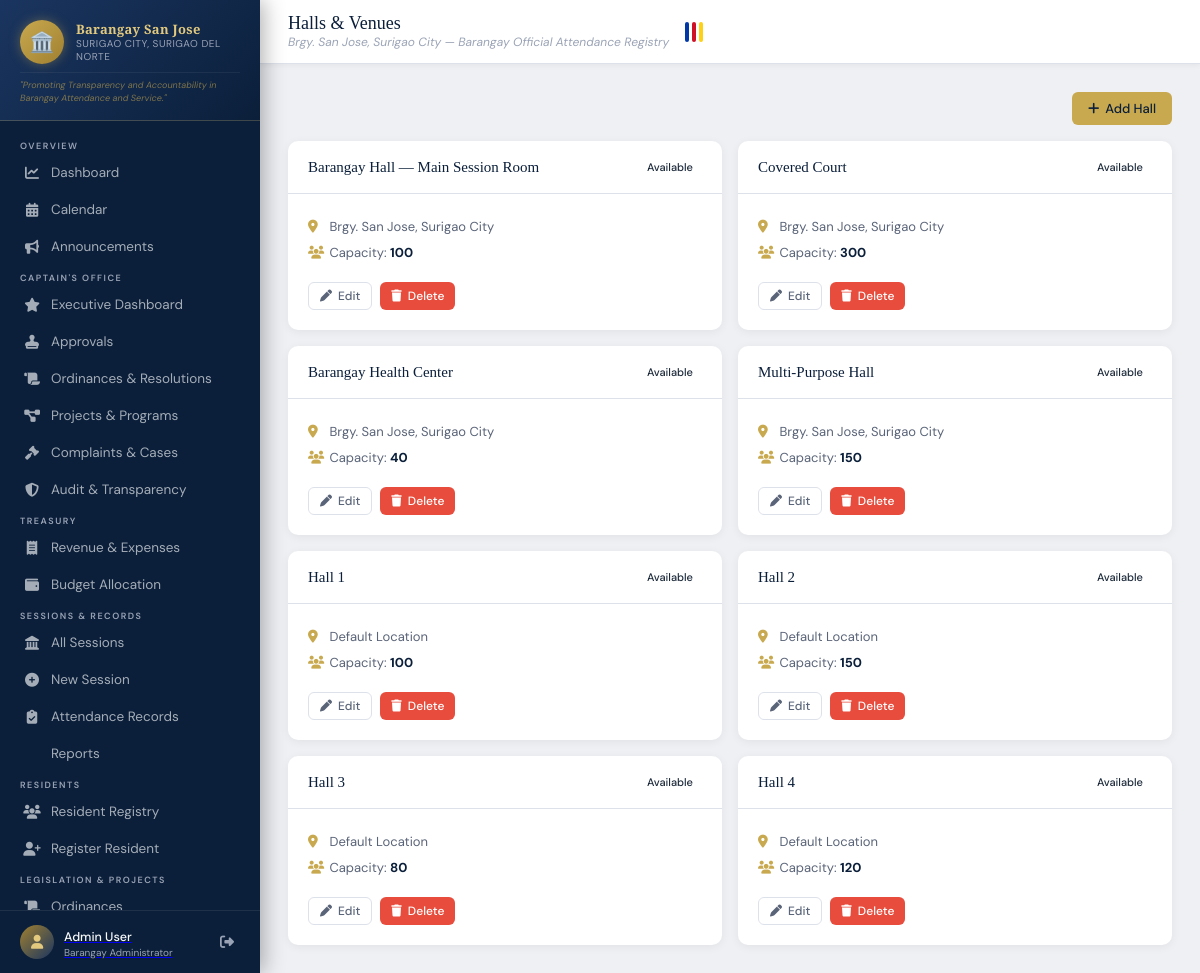
/halls/ (signed in), run on the app's committed database.
### attendance/models.py (models this page shows, shortened)
class UserProfile(models.Model):
    ROLE_CHOICES = [
        ('punong_barangay', 'Punong Barangay (Captain)'),
        ('admin', 'Barangay Administrator'),
        ('secretary', 'Barangay Secretary'),
        ('treasurer', 'Barangay Treasurer'),
        ('kagawad', 'Barangay Kagawad'),
        ('sb_chairperson', 'SB Chairperson'),
        ('tanod', 'Barangay Tanod'),
        ('bhw', 'Barangay Health Worker'),
        ('bns', 'Barangay Nutrition Scholar'),
        ('utility', 'Utility / Admin Staff'),
        ('staff', 'Barangay Staff'),
        ('viewer', 'Viewer'),
    ]
    COMMITTEE_CHOICES = [
        ('', 'None'),
        ('peace_order', 'Peace and Order'),
        ('health', 'Health and Sanitation'),
        ('education', 'Education'),
        ('infrastructure', 'Infrastructure'),
        ('livelihood', 'Livelihood'),
        ('environment', 'Environment'),
        ('youth', 'Youth and Sports'),
        ('women', "Women's Affairs"),
        ('senior', 'Senior Citizens'),
        ('finance', 'Finance and Budget'),
    ]
    user = models.OneToOneField(User, on_delete=models.CASCADE, related_name='profile')
    role = models.CharField(max_length=30, choices=ROLE_CHOICES, default='viewer')
    contact_number = models.CharField(max_length=15, blank=True)
    position = models.CharField(max_length=100, blank=True)
    committee = models.CharField(max_length=30, choices=COMMITTEE_CHOICES, blank=True)
    avatar = models.ImageField(upload_to='avatars/', blank=True, null=True)
    is_active = models.BooleanField(default=True)
    created_at = models.DateTimeField(auto_now_add=True)
    class Meta:
        verbose_name = "User Profile"
        verbose_name_plural = "User Profiles"

class Hall(models.Model):
    STATUS_CHOICES = [
        ('available', 'Available'),
        ('occupied', 'Occupied'),
        ('maintenance', 'Under Maintenance'),
    ]
    name = models.CharField(max_length=100)
    location = models.CharField(max_length=200, default='Brgy. San Jose, Surigao City')
    capacity = models.PositiveIntegerField(default=50)
    status = models.CharField(max_length=20, choices=STATUS_CHOICES, default='available')
    description = models.TextField(blank=True)
    created_at = models.DateTimeField(auto_now_add=True)
    class Meta:
        verbose_name = "Hall / Venue"
        verbose_name_plural = "Halls / Venues"

### attendance/views.py (the view)
# urls.py: path('halls/', views.hall_list, name='hall_list'),
@login_required
def hall_list(request):
    halls = Hall.objects.all()
    return render(request, 'attendance/hall_list.html', {'halls': halls})

### attendance/context_processors.py (called while the page is built)
def site_settings(request):
    return {
        'SITE_NAME': getattr(settings, 'SITE_NAME', 'Barangay Official Attendance Registry'),
        'SITE_SHORT': getattr(settings, 'SITE_SHORT', 'BOAR System'),
        'BARANGAY_NAME': getattr(settings, 'BARANGAY_NAME', 'Brgy. San Jose'),
        'BARANGAY_CITY': getattr(settings, 'BARANGAY_CITY', 'Surigao City'),
        'BARANGAY_PROVINCE': getattr(settings, 'BARANGAY_PROVINCE', 'Surigao del Norte'),
    }

### templates/attendance/hall_list.html (shortened to what this page needs)
{% extends 'base.html' %}
{% block page_title %}Halls & Venues{% endblock %}
{% block content %}
<div class="d-flex gap-12 mb-16" style="justify-content:flex-end;">
  {% if request.user.profile.role in 'admin,secretary' %}
  <a href="{% url 'hall_create' %}" class="btn btn-gold"><i class="fas fa-plus"></i> Add Hall</a>
  {% endif %}
</div>
<div style="display:grid; grid-template-columns:repeat(auto-fill, minmax(300px,1fr)); gap:16px;">
  {% for hall in halls %}
  <div class="card">
    <div class="card-header">
      <span class="card-title" style="font-size:15px;">{{ hall.name }}</span>
      <span class="badge badge-{{ hall.status }}">{{ hall.get_status_display }}</span>
    </div>
    <div class="card-body">
      <div style="font-size:13px; line-height:2; color:#5a6478;">
        <div><i class="fas fa-map-marker-alt" style="width:18px; color:#c8a94f;"></i> {{ hall.location }}</div>
        <div><i class="fas fa-users" style="width:18px; color:#c8a94f;"></i> Capacity: <strong style="color:#0b1f3a;">{{ hall.capacity }}</strong></div>
      </div>
      {% if request.user.profile.role in 'admin,secretary' %}
      <div class="d-flex gap-8 mt-16">
        <a href="{% url 'hall_edit' hall.pk %}" class="btn btn-outline btn-sm"><i class="fas fa-pen"></i> Edit</a>
        <a href="{% url 'hall_delete' hall.pk %}" class="btn btn-danger btn-sm"><i class="fas fa-trash"></i> Delete</a>
      </div>
      {% endif %}
    </div>
  </div>
  {% endfor %}
</div>
{% endblock %}

### templates/base.html (shortened to what this page needs)
{% load static %}
<!DOCTYPE html>
<html lang="en">
<head>
  <link href="https://cdnjs.cloudflare.com/ajax/libs/font-awesome/6.5.0/css/all.min.css" rel="stylesheet">
</head>
<body>
{% if user.is_authenticated %}
<aside class="sidebar">
  <div class="sidebar-brand">
    <div class="brand-emblem">
      <div class="brand-seal">🏛️</div>
      <div class="brand-text">
        <h1>Barangay San Jose</h1>
        <p>Surigao City, Surigao del Norte</p>
      </div>
    </div>
    <div class="brand-tagline">
      "Promoting Transparency and Accountability in Barangay Attendance and Service."
    </div>
  </div>
  <nav class="sidebar-nav">
    <span class="nav-section-label">Overview</span>
    <a href="{% url 'dashboard' %}" class="nav-item {% if request.resolver_match.url_name == 'dashboard' %}active{% endif %}">
      <i class="fas fa-chart-line"></i> Dashboard
    </a>
    <a href="{% url 'calendar' %}" class="nav-item {% if request.resolver_match.url_name == 'calendar' %}active{% endif %}">
      <i class="fas fa-calendar-alt"></i> Calendar
    </a>
    <a href="{% url 'announcement_list' %}" class="nav-item {% if 'announcement' in request.resolver_match.url_name %}active{% endif %}">
      <i class="fas fa-bullhorn"></i> Announcements
    </a>
    {% if user.profile.role in 'punong_barangay,admin' %}
    <span class="nav-section-label">Captain's Office</span>
    <a href="{% url 'captain_dashboard' %}" class="nav-item {% if request.resolver_match.url_name == 'captain_dashboard' %}active{% endif %}">
      <i class="fas fa-star"></i> Executive Dashboard
    </a>
    <a href="{% url 'approval_list' %}" class="nav-item {% if 'approval' in request.resolver_match.url_name %}active{% endif %}">
      <i class="fas fa-stamp"></i> Approvals
    </a>
    <a href="{% url 'ordinance_list' %}" class="nav-item {% if 'ordinance' in request.resolver_match.url_name %}active{% endif %}">
      <i class="fas fa-scroll"></i> Ordinances & Resolutions
    </a>
    <a href="{% url 'project_list' %}" class="nav-item {% if 'project' in request.resolver_match.url_name %}active{% endif %}">
      <i class="fas fa-diagram-project"></i> Projects & Programs
    </a>
    <a href="{% url 'complaint_list' %}" class="nav-item {% if 'complaint' in request.resolver_match.url_name %}active{% endif %}">
      <i class="fas fa-gavel"></i> Complaints & Cases
    </a>
    <a href="{% url 'audit_log_list' %}" class="nav-item {% if 'audit' in request.resolver_match.url_name %}active{% endif %}">
      <i class="fas fa-shield-halved"></i> Audit & Transparency
    </a>
    {% endif %}
    {% if user.profile.role in 'treasurer,punong_barangay,admin' %}
    <span class="nav-section-label">Treasury</span>
    <a href="{% url 'financial_list' %}" class="nav-item {% if 'financial' in request.resolver_match.url_name %}active{% endif %}">
      <i class="fas fa-receipt"></i> Revenue & Expenses
    </a>
    <a href="{% url 'budget_list' %}" class="nav-item {% if 'budget' in request.resolver_match.url_name %}active{% endif %}">
      <i class="fas fa-wallet"></i> Budget Allocation
    </a>
    {% endif %}
    {% if user.profile.role in 'secretary,admin,punong_barangay,kagawad,sb_chairperson' %}
    <span class="nav-section-label">Sessions & Records</span>
    <a href="{% url 'session_list' %}" class="nav-item {% if 'session' in request.resolver_match.url_name %}active{% endif %}">
      <i class="fas fa-landmark"></i> All Sessions
    </a>
    <a href="{% url 'session_create' %}" class="nav-item">
      <i class="fas fa-plus-circle"></i> New Session
    </a>
    <a href="{% url 'attendance_list' %}" class="nav-item {% if request.resolver_match.url_name == 'attendance_list' %}active{% endif %}">
      <i class="fas fa-clipboard-check"></i> Attendance Records
    </a>
    <a href="{% url 'reports' %}" class="nav-item {% if request.resolver_match.url_name == 'reports' %}active{% endif %}">
       Reports
    </a>
    {% endif %}
    {% if user.profile.role in 'secretary,admin,punong_barangay,kagawad,sb_chairperson,bhw,bns' %}
    <span class="nav-section-label">Residents</span>
    <a href="{% url 'citizen_list' %}" class="nav-item {% if 'citizen' in request.resolver_match.url_name %}active{% endif %}">
      <i class="fas fa-users"></i> Resident Registry
    </a>
    {% if user.profile.role in 'secretary,admin,punong_barangay' %}
    <a href="{% url 'citizen_create' %}" class="nav-item">
      <i class="fas fa-user-plus"></i> Register Resident
    </a>
    {% endif %}
    {% endif %}
    {% if user.profile.role in 'kagawad,sb_chairperson,punong_barangay,admin' %}
    <span class="nav-section-label">Legislation & Projects</span>
    <a href="{% url 'ordinance_list' %}" class="nav-item {% if 'ordinance' in request.resolver_match.url_name %}active{% endif %}">
      <i class="fas fa-scroll"></i> Ordinances
    </a>
    {% endif %}
  </nav>
  <div class="sidebar-footer">
    <div class="user-card">
      <div class="user-avatar"><i class="fas fa-user"></i></div>
      <div class="user-info">
        <a href="{% url 'my_profile' %}" class="text-decoration-none text-white">
          <span>{{ user.get_full_name|default:user.username }}</span>
          <small>{{ user.profile.get_role_display|default:"User" }}</small>
        </a>
      </div>
      <a href="{% url 'logout' %}" class="btn-logout" title="Logout">
        <i class="fas fa-right-from-bracket"></i>
      </a>
    </div>
  </div>
</aside>
{% endif %}
<div class="main-content">
  {% if user.is_authenticated %}
  <div class="top-bar">
    <div>
      <div class="top-bar-title">{% block page_title %}Dashboard{% endblock %}</div>
      <div class="top-bar-subtitle">{{ BARANGAY_NAME }}, {{ BARANGAY_CITY }} — {{ SITE_NAME }}</div>
    </div>
    <div class="ph-flag-bar" title="Philippines">
      <span style="background:#0038a8;"></span>
      <span style="background:#ce1126;"></span>
      <span style="background:#fcd116;"></span>
    </div>
  </div>
  {% endif %}
  <div class="page-body">
    {% block content %}{% endblock %}
  </div>
</div>
</body>
</html>

### data on the page
Hall: name "Barangay Hall — Main Session Room", status "Available", location "Brgy. San Jose, Surigao City", capacity "100"
Hall: name "Covered Court", status "Available", location "Brgy. San Jose, Surigao City", capacity "300"
Hall: name "Barangay Health Center", status "Available", location "Brgy. San Jose, Surigao City", capacity "40"
Hall: name "Multi-Purpose Hall", status "Available", location "Brgy. San Jose, Surigao City", capacity "150"
Hall: name "Hall 1", status "Available", location "Default Location", capacity "100"
Hall: name "Hall 2", status "Available", location "Default Location", capacity "150"
Hall: name "Hall 3", status "Available", location "Default Location", capacity "80"
Hall: name "Hall 4", status "Available", location "Default Location", capacity "120"

### other printed values
{{ user.get_full_name|default:user.username }} "Admin User"
{{ user.profile.get_role_display|default:"User" }} "Barangay Administrator"
{{ BARANGAY_NAME }} "Brgy. San Jose"
{{ BARANGAY_CITY }} "Surigao City"
{{ SITE_NAME }} "Barangay Official Attendance Registry"
